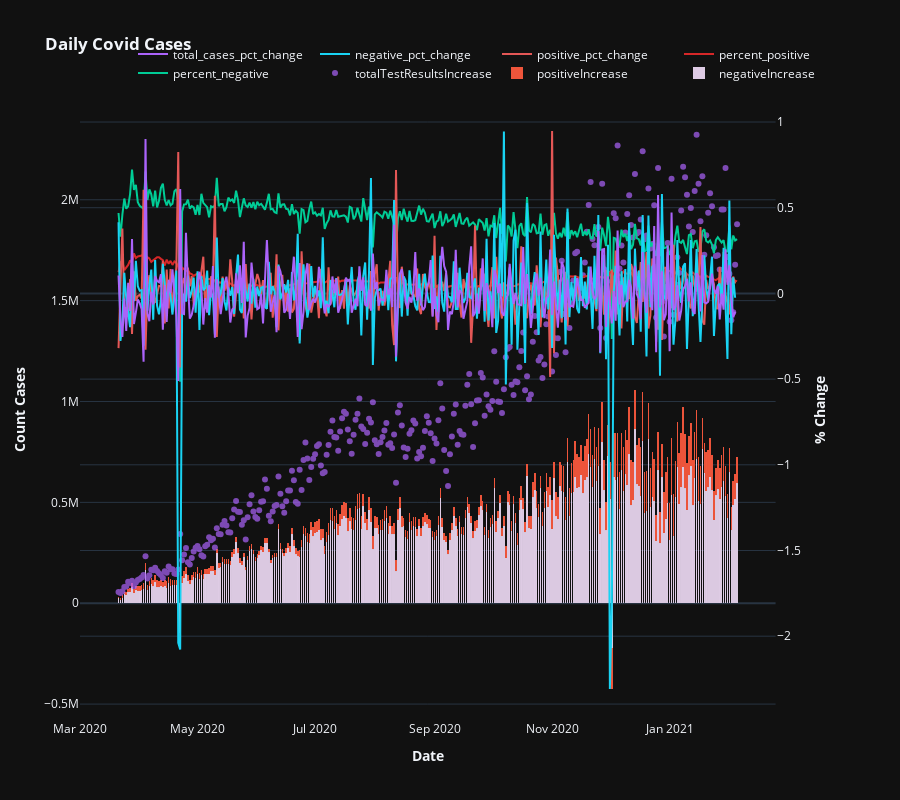

Notebook code for this chart:
### Markdown cell above
## the total daily and total positive tests, combined with the percent positive and negative.

### Code cell
#make variables for subplots
percent_positive = list(cases.percent_positive)
percent_negative = list(cases.percent_negative)
negativeIncrease = list(cases.negativeIncrease)
positiveIncrease = list(cases.positiveIncrease)
totalTestResultsIncrease = list(cases.totalTestResultsIncrease)
total_cases_pct_change = list(cases.total_cases_pct_change)
positive_pct_change = list(cases.positive_pct_change)
date = list(cases.date_new)
# Create fig16ure with secondary y-axis
fig16 = make_subplots(specs=[[{"secondary_y": True}]])
# Add traces
fig16.add_trace(
    go.Bar(x=date
           ,y=negativeIncrease
           ,name="negativeIncrease"
           ,marker_color=px.colors.qualitative.Pastel1[3]),
    secondary_y=False,
)
fig16.add_trace(
    go.Bar(x=date, y=positiveIncrease, name="positiveIncrease"),
    secondary_y=False,
)
fig16.add_trace(
    go.Scatter(x=date
               ,y=totalTestResultsIncrease
               ,opacity=.7
               ,name="totalTestResultsIncrease"
               ,mode="markers"
               ,marker_color=px.colors.qualitative.Plotly[3]),
    secondary_y=False,
)
fig16.add_trace(
    go.Scatter(x=date
               ,y=percent_negative
               ,name="percent_negative"
               ,marker_color=px.colors.qualitative.Plotly[2]),
    secondary_y=True,
)
fig16.add_trace(
    go.Scatter(x=date
               ,y=percent_positive
               ,name="percent_positive"
               ,marker_color=px.colors.qualitative.D3[3]),
    secondary_y=True,
)
fig16.add_trace(
    go.Scatter(x=date
               ,y=positive_pct_change
               ,name="positive_pct_change"
               ,marker_color=px.colors.qualitative.T10[2]),
    secondary_y=True,
)
fig16.add_trace(
    go.Scatter(x=date
               ,y=negative_pct_change
               ,name="negative_pct_change"
               ,marker_color=px.colors.qualitative.Plotly[5]),
    secondary_y=True,
)
fig16.add_trace(
    go.Scatter(x=date
               ,y=total_cases_pct_change
               ,name="total_cases_pct_change"
               ,marker_color=px.colors.qualitative.Plotly[3]),
    secondary_y=True,
)
# Add fig16ure title
fig16.update_layout(
    title_text="<b>Daily Covid Cases</b>"
    ,height=800
    # ,width=1200
)
# Set x-axis title
fig16.update_xaxes(title_text="<b>Date</b>")
# Set y-axes titles
fig16.update_yaxes(title_text="<b>Count Cases</b>", secondary_y=False)
fig16.update_yaxes(title_text="<b>% Change</b>", secondary_y=True)
# Change the bar mode
fig16.update_layout(barmode='stack')
# Customize aspect
fig16.update_traces(marker_line_width=.01)
#update legend
fig16.update_layout(
    template='plotly_dark'
    ,legend=dict(
    orientation="h",
    yanchor="bottom",
    y=1.02,
    xanchor="right",
    x=1
))
fig16.show()

### Figure 1 — Plotly figure (JSON) as saved in the notebook; plotly's stock layout.template omitted (floating-point values rounded to 4 significant figures; data arrays with more than 128 entries replaced by an {"elided": "..."} marker saying what was removed)
{"data": [{"marker": {"color": "rgb(222,203,228)", "line": {"width": 0.01}}, "name": "negativeIncrease", "type": "bar", "x": {"elided": "322 str values"}, "xaxis": "x", "y": {"elided": "322 int values"}, "yaxis": "y"}, {"marker": {"line": {"width": 0.01}}, "name": "positiveIncrease", "type": "bar", "x": {"elided": "322 str values"}, "xaxis": "x", "y": {"elided": "322 int values"}, "yaxis": "y"}, {"marker": {"color": "#AB63FA", "line": {"width": 0.01}}, "mode": "markers", "name": "totalTestResultsIncrease", "opacity": 0.7, "type": "scatter", "x": {"elided": "322 str values"}, "xaxis": "x", "y": {"elided": "322 int values"}, "yaxis": "y"}, {"marker": {"color": "#00CC96", "line": {"width": 0.01}}, "name": "percent_negative", "type": "scatter", "x": {"elided": "322 str values"}, "xaxis": "x", "y": {"elided": "322 float values"}, "yaxis": "y2"}, {"marker": {"color": "#D62728", "line": {"width": 0.01}}, "name": "percent_positive", "type": "scatter", "x": {"elided": "322 str values"}, "xaxis": "x", "y": {"elided": "322 float values"}, "yaxis": "y2"}, {"marker": {"color": "#E45756", "line": {"width": 0.01}}, "name": "positive_pct_change", "type": "scatter", "x": {"elided": "322 str values"}, "xaxis": "x", "y": {"elided": "322 float values"}, "yaxis": "y2"}, {"marker": {"color": "#19D3F3", "line": {"width": 0.01}}, "name": "negative_pct_change", "type": "scatter", "x": {"elided": "322 str values"}, "xaxis": "x", "y": {"elided": "322 float values"}, "yaxis": "y2"}, {"marker": {"color": "#AB63FA", "line": {"width": 0.01}}, "name": "total_cases_pct_change", "type": "scatter", "x": {"elided": "322 str values"}, "xaxis": "x", "y": {"elided": "322 float values"}, "yaxis": "y2"}], "layout": {"barmode": "stack", "height": 800, "legend": {"orientation": "h", "x": 1, "xanchor": "right", "y": 1.02, "yanchor": "bottom"}, "title": {"text": "<b>Daily Covid Cases</b>"}, "xaxis": {"anchor": "y", "domain": [0, 0.94], "title": {"text": "<b>Date</b>"}}, "yaxis": {"anchor": "x", "domain": [0, 1], "title": {"text": "<b>Count Cases</b>"}}, "yaxis2": {"anchor": "x", "overlaying": "y", "side": "right", "title": {"text": "<b>% Change</b>"}}}}
